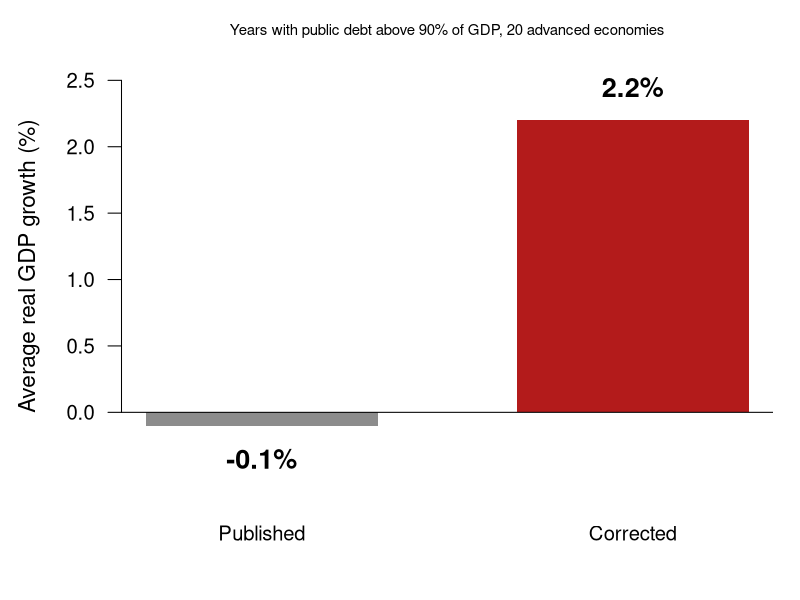
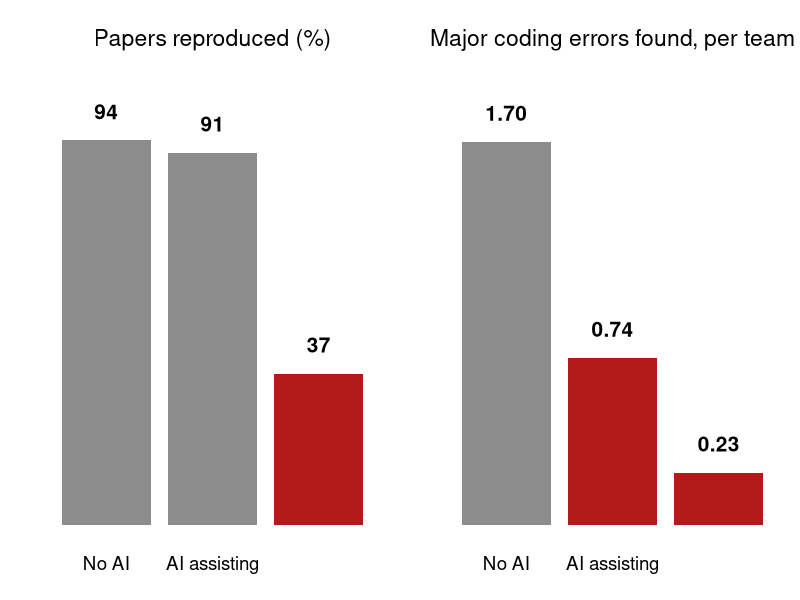
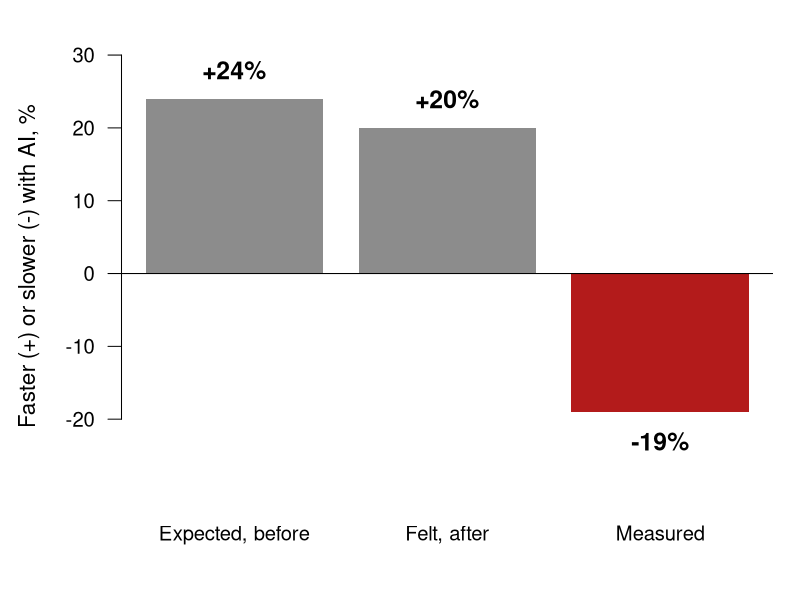
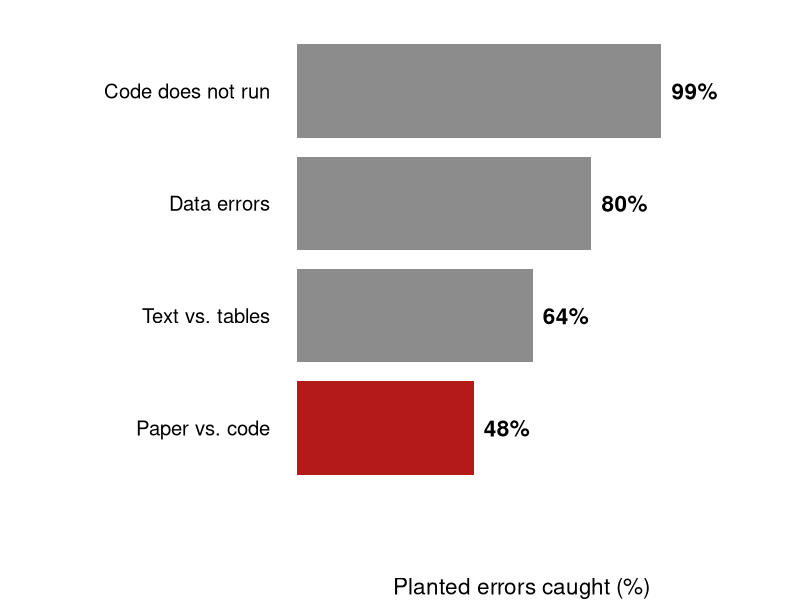
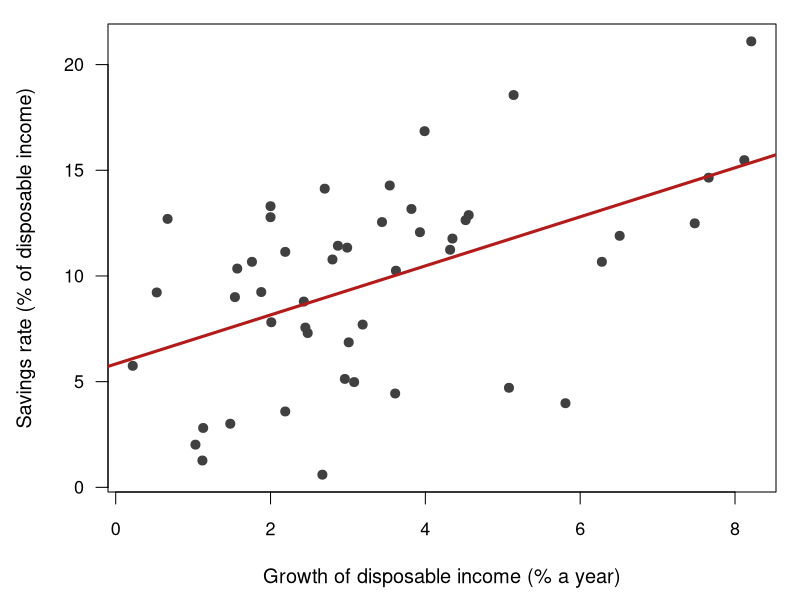
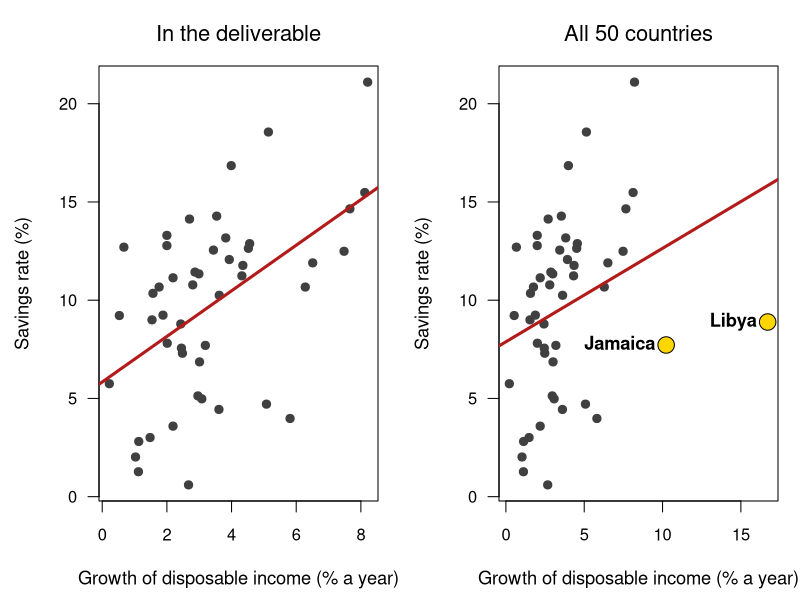

These charts were generated, in order, by the following R code:
# make-figures.R: the charts for session 10. Run from this folder:
#   Rscript make-figures.R
# Every number is typed from the source named next to it; the savings
# figures come from R's built-in LifeCycleSavings.

RED  <- "#b31b1b"
GREY <- "grey55"
open_png <- function(file, w = 1600, h = 760) {
  png(file, width = w, height = h, res = 200)
  par(las = 1, mar = c(4, 4.5, 1.5, 1), cex = 1.35, cex.axis = 0.9, cex.lab = 1)
}

# 1) Reinhart and Rogoff: growth when public debt is above 90% of GDP ----
# Herndon, Ash & Pollin (2014), Cambridge Journal of Economics 38(2): 2.2%
# on average, "not -0.1% as published".
open_png("F1-debt-growth.png", w = 1400, h = 800)
v <- c(-0.1, 2.2)
b <- barplot(v, names.arg = c("Published", "Corrected"), col = c(GREY, RED),
             border = NA, ylim = c(-0.6, 2.8), width = 0.6, space = 0.6,
             ylab = "Average real GDP growth (%)", axes = FALSE)
axis(2, at = seq(0, 2.5, 0.5)); abline(h = 0)
text(b, v + ifelse(v < 0, -0.25, 0.25), sprintf("%.1f%%", v), cex = 1.2, font = 2)
mtext("Years with public debt above 90% of GDP, 20 advanced economies", side = 3,
      line = 0, cex = 0.9)
dev.off()

# 2) Institute for Replication experiment ----
# Brodeur et al. (2026), PNAS 123(22), abstract and Table 1.
open_png("F2-i4r.png", w = 1800, h = 780)
par(mfrow = c(1, 2), mar = c(3, 2, 3, 1), cex = 1.25)
lab <- c("No AI", "AI assisting", "AI in charge")
b <- barplot(c(94, 91, 37), names.arg = lab, col = c(GREY, GREY, RED), border = NA,
             ylim = c(0, 110), axes = FALSE, main = "Papers reproduced (%)",
             font.main = 1, cex.main = 1.1)
text(b, c(94, 91, 37) + 7, c("94", "91", "37"), font = 2)
b <- barplot(c(1.70, 0.74, 0.23), names.arg = lab, col = c(GREY, RED, RED),
             border = NA, ylim = c(0, 2), axes = FALSE,
             main = "Major coding errors found, per team", font.main = 1, cex.main = 1.1)
text(b, c(1.70, 0.74, 0.23) + 0.13, c("1.70", "0.74", "0.23"), font = 2)
dev.off()

# 3) Expected, felt, and measured speed ----
# Becker et al. (2025), METR: forecast 24% faster, felt 20% faster,
# measured 19% slower (completion time).
open_png("F3-speed.png", w = 1600, h = 800)
v <- c(24, 20, -19)
b <- barplot(v, names.arg = c("Expected, before", "Felt, after", "Measured"),
             col = c(GREY, GREY, RED), border = NA, ylim = c(-30, 32), axes = FALSE,
             ylab = "Faster (+) or slower (-) with AI, %")
axis(2, at = seq(-20, 30, 10)); abline(h = 0)
text(b, v + ifelse(v < 0, -4, 4), paste0(ifelse(v > 0, "+", ""), v, "%"), font = 2, cex = 1.1)
dev.off()

# 4) Recall of verifier agents on planted errors ----
# Willner & Yanagizawa-Drott (2026), "Verifying the Verifiers".
open_png("F4-recall.png", w = 1600, h = 760)
par(mar = c(4, 11, 1, 2), cex = 1.35)
v <- c(99, 80, 64, 48)
lab <- c("Code does not run", "Data errors", "Text vs. tables", "Paper vs. code")
b <- barplot(rev(v), names.arg = rev(lab), horiz = TRUE, col = c(RED, GREY, GREY, GREY),
             border = NA, xlim = c(0, 122), axes = FALSE,
             xlab = "Planted errors caught (%)")
text(rev(v) + 9, b, paste0(rev(v), "%"), font = 2)
dev.off()

# 5) The figure in the deliverable, and the same figure with all 50 ----
d <- LifeCycleSavings
k <- d[d$ddpi < 10, ]
open_png("F5-deliverable.png", w = 1400, h = 900)
par(mar = c(4.5, 4.5, 1, 1), cex = 1.2)
plot(k$ddpi, k$sr, pch = 19, col = "grey25",
     xlab = "Growth of disposable income (% a year)",
     ylab = "Savings rate (% of disposable income)")
abline(lm(sr ~ ddpi, data = k), lwd = 3, col = RED)
dev.off()

open_png("F6-reveal.png", w = 2000, h = 820)
par(mfrow = c(1, 2), mar = c(4.5, 4.5, 3, 1), cex = 1.1)
plot(k$ddpi, k$sr, pch = 19, col = "grey25", main = "In the deliverable",
     font.main = 1, xlab = "Growth of disposable income (% a year)",
     ylab = "Savings rate (%)")
abline(lm(sr ~ ddpi, data = k), lwd = 3, col = RED)
plot(d$ddpi, d$sr, pch = 19, col = "grey25", main = "All 50 countries",
     font.main = 1, xlab = "Growth of disposable income (% a year)",
     ylab = "Savings rate (%)")
out <- d$ddpi >= 10
points(d$ddpi[out], d$sr[out], pch = 21, bg = "gold", cex = 2)
text(d$ddpi[out], d$sr[out], rownames(d)[out], pos = 2, font = 2)
abline(lm(sr ~ ddpi, data = d), lwd = 3, col = RED)
dev.off()
